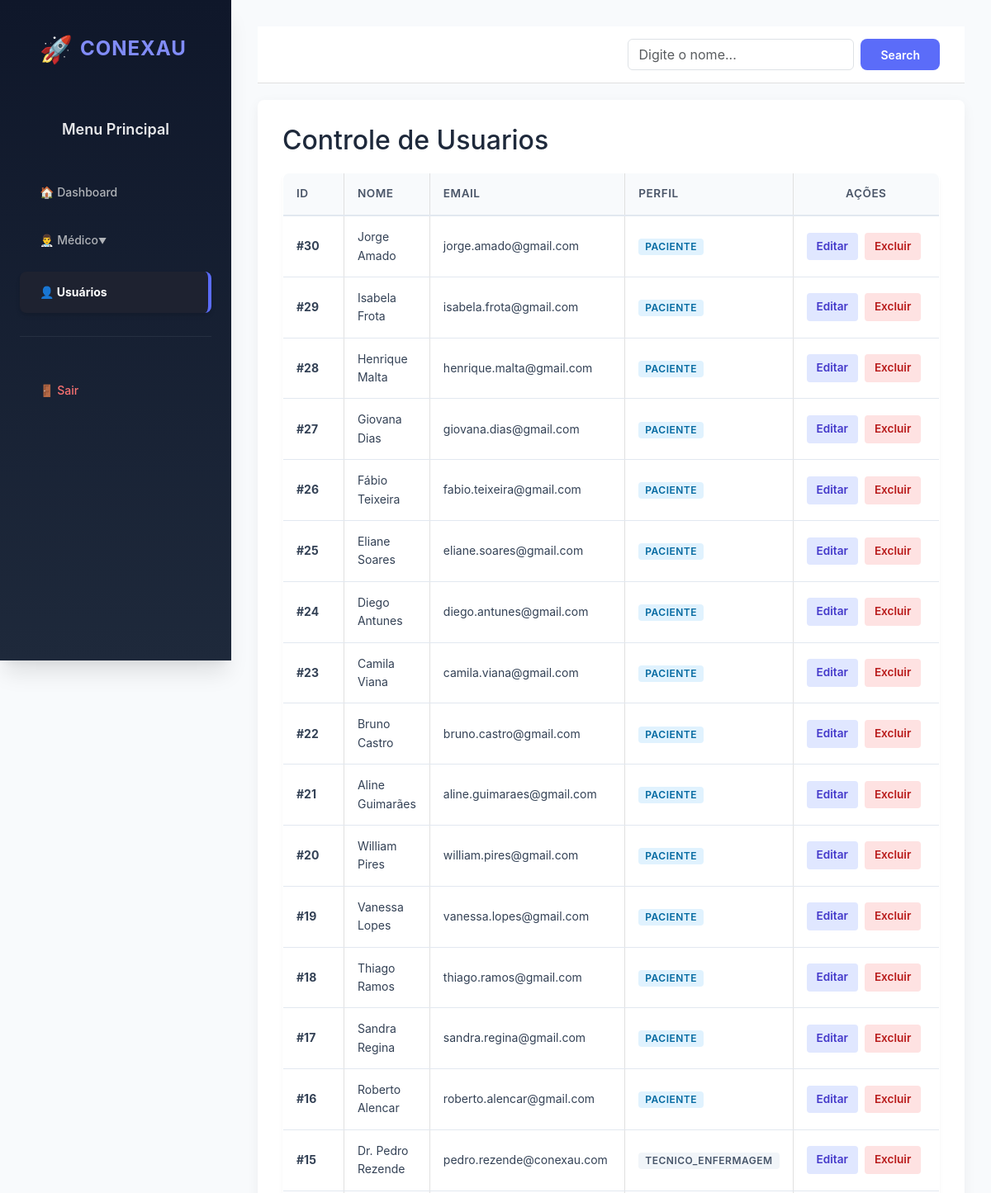
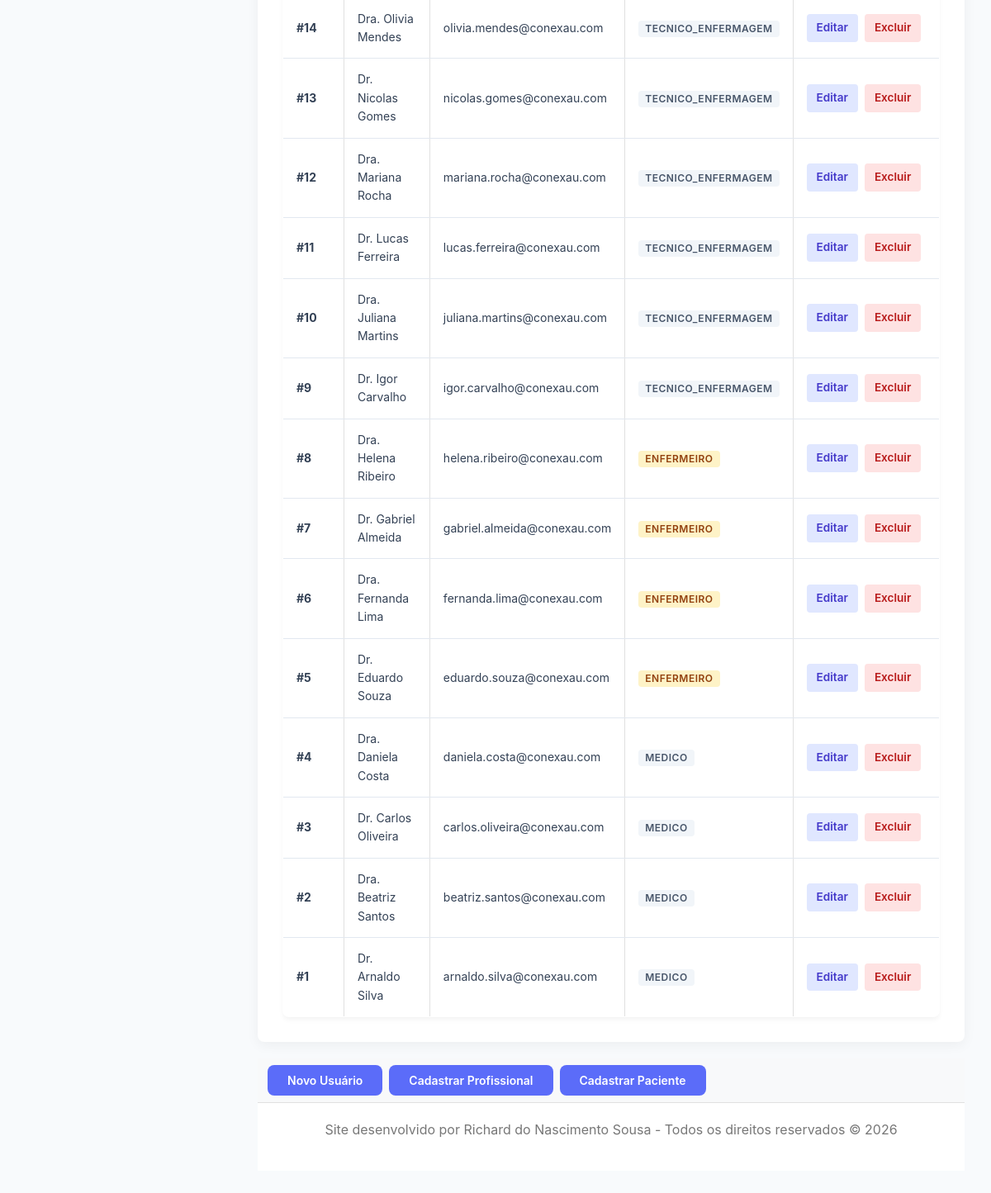
/index.php?controller=usuario&action=index (signed in), run on the app's committed database (2 pictures, top to bottom).
### tables this page shows
CREATE TABLE tbl_usuario (
  id bigint NOT NULL AUTO_INCREMENT,
  nome varchar(100) NOT NULL,
  email varchar(50) UNIQUE NOT NULL,
  senha varchar(255) NOT NULL,
  perfil varchar(50) NOT NULL,
  status varchar(50) NOT NULL DEFAULT 'ativo',
  PRIMARY KEY (id)
);

### app/controllers/UsuarioController.php (called while the page is built, shortened)
<?php
class UsuarioController {
    private $usuarioModel;
    public function __construct() {
        $this->usuarioModel = new Usuario();
    }
    public function index() {
        $usuarios = $this->usuarioModel->all();
        require_once __DIR__ . '/../views/usuarios/index.php';
    }
}

### config/Database.php (called while the page is built)
<?php
class Database {
    private static $host = "localhost";
    private static $dbname = "conexau";
    private static $user = "root";
    private static $pass = "";
    private static $conexao = null;
    public static function getConnection() {
        if (self::$conexao === null) {
            try {
                self::$conexao = new PDO(
                    "mysql:host=" . self::$host . ";dbname=" . self::$dbname . ";charset=utf8",
                    self::$user,
                    self::$pass,
                    [
                        PDO::ATTR_ERRMODE => PDO::ERRMODE_EXCEPTION,
                        PDO::ATTR_DEFAULT_FETCH_MODE => PDO::FETCH_ASSOC
                    ]
                );
            } catch (PDOException $e) {
                die("Erro na conexão com o banco de dados: " . $e->getMessage());
            }
        }
        return self::$conexao;
    }
}

### app/models/Model.php (called while the page is built, shortened)
<?php
require_once __DIR__ . '/../../config/Database.php';
abstract class Model {
    protected PDO $db;
    protected $table;
    protected $primaryKey = 'id';
    public function __construct() {
        $this->db = Database::getConnection();
    }
    public function all() {
        $sql = "SELECT * FROM {$this->table} WHERE status = 'ativo' ORDER BY {$this->primaryKey} DESC";
        $stmt = $this->db->query($sql);
        return $stmt->fetchAll(PDO::FETCH_ASSOC);
    }
}

### app/views/usuarios/content.php (the view, shortened to what this page needs)
<div class="management-container">
    <h2>Controle de Usuarios</h2>
    <table class="user-table">
        <thead>
            <tr>
                <th style="width: 80px;">ID</th>
                <th>Nome</th>
                <th>Email</th>
                <th>Perfil</th>
                <th style="width: 180px; text-align: center;">Ações</th>
            </tr>
        </thead>
        <tbody>
            <?php if (empty($usuarios)): ?>
                <tr>
                    <td colspan="5" style="text-align: center; color: #64748b; padding: 30px;">
                        Nenhum registro encontrado no sistema.
                    </td>
                </tr>
            <?php else: ?>
                <?php foreach ($usuarios as $u): ?>
                    <tr>
                        <td><strong>#<?= (int)$u['id'] ?></strong></td>
                        <td><?= htmlspecialchars($u['nome'], ENT_QUOTES, 'UTF-8') ?></td>
                        <td><?= htmlspecialchars($u['email'], ENT_QUOTES, 'UTF-8') ?></td>
                        <td>
                            <?php
                                $perfilLow = mb_strtolower($u['perfil']);
                                $badgeClass = 'badge-default';
                                if (str_contains($perfilLow, 'admin')) $badgeClass = 'badge-admin';
                                elseif (str_contains($perfilLow, 'enfermeiro')) $badgeClass = 'badge-enfermeiro';
                                elseif (str_contains($perfilLow, 'paciente')) $badgeClass = 'badge-paciente';
                            ?>
                            <span class="badge <?= $badgeClass ?>">
                                <?= htmlspecialchars($u['perfil'], ENT_QUOTES, 'UTF-8') ?>
                            </span>
                        </td>
                        <td>
                            <div class="action-buttons">
                                <a href="index.php?controller=usuario&action=editar&id=<?= (int)$u['id'] ?>" class="btn-action btn-edit">Editar</a>
                                <a href="index.php?controller=usuario&action=excluir&id=<?= (int)$u['id'] ?>" class="btn-action btn-delete" onclick="return confirm('Deseja realmente excluir este usuário?')">Excluir</a>
                            </div>
                        </td>
                    </tr>
                <?php endforeach; ?>
            <?php endif; ?>
        </tbody>
    </table>
</div>

### public/Assets/css/index.css (style rules this page uses)
* { margin: 0; padding: 0; box-sizing: border-box; }
body { display: flex; min-height: 100vh; font-family: 'Segoe UI', sans-serif; background: #f4f6f9; }
.user-table { width: 100%; border-collapse: collapse; margin-top: 20px; }
.user-table th, .user-table td { padding: 12px; border: 1px solid #e0e0e0; text-align: left; }
.user-table th { background: #f4f6f9; }

### public/Assets/css/app.css (style rules this page uses)
:root { --primary: #6366f1; --primary-dark: #4f46e5; --primary-light: #818cf8; --accent: #06b6d4; --accent-dark: #0891b2; --accent-light: #22d3ee; --success: #10b981; --success-dark: #059669; --success-light: #34d399; --warning: #f59e0b; --warning-dark: #d97706; --warning-light: #fbbf24; --error: #ef4444; --error-dark: #dc2626; --error-light: #f87171; --gray-50: #f9fafb; --gray-100: #f3f4f6; --gray-200: #e5e7eb; --gray-300: #d1d5db; --gray-400: #9ca3af; --gray-500: #6b7280; --gray-600: #4b5563; --gray-700: #374151; --gray-800: #1f2937; --gray-900: #111827; --bg-primary: #f8fafc; --bg-secondary: #ffffff; --bg-sidebar: #0f172a; --text-primary: #1e293b; --text-secondary: #64748b; --text-muted: #94a3b8; --text-light: #ffffff; --shadow-sm: 0 1px 2px 0 rgba(0, 0, 0, 0.05); --shadow: 0 4px 6px -1px rgba(0, 0, 0, 0.1), 0 2px 4px -1px rgba(0, 0, 0, 0.06); --shadow-md: 0 10px 15px -3px rgba(0, 0, 0, 0.1), 0 4px 6px -2px rgba(0, 0, 0, 0.05); --shadow-lg: 0 20px 25px -5px rgba(0, 0, 0, 0.1), 0 10px 10px -5px rgba(0, 0, 0, 0.04); --border-color: #e2e8f0; --border-radius-sm: 6px; --border-radius: 8px; --border-radius-md: 12px; --border-radius-lg: 16px; --border-radius-xl: 24px; --spacing-xs: 4px; --spacing-sm: 8px; --spacing-md: 16px; --spacing-lg: 24px; --spacing-xl: 32px; --spacing-2xl: 48px; --font-family: 'Inter', -apple-system, BlinkMacSystemFont, 'Segoe UI', Roboto, 'Helvetica Neue', Arial, sans-serif; --font-size-xs: 12px; --font-size-sm: 14px; --font-size-base: 16px; --font-size-lg: 18px; --font-size-xl: 20px; --font-size-2xl: 24px; --font-size-3xl: 30px; --font-size-4xl: 36px; --transition-fast: 150ms ease; --transition: 250ms ease; --transition-slow: 350ms ease; }
* { margin: 0; padding: 0; box-sizing: border-box; }
html { font-size: 16px; scroll-behavior: smooth; }
body { font-family: var(--font-family); background-color: var(--bg-primary); color: var(--text-primary); line-height: 1.6; -webkit-font-smoothing: antialiased; -moz-osx-font-smoothing: grayscale; }
table { width: 100%; border-collapse: collapse; text-align: left; }
th { background: var(--gray-50); color: var(--text-secondary); padding: var(--spacing-md) var(--spacing-lg); font-size: var(--font-size-sm); font-weight: 600; text-transform: uppercase; letter-spacing: 0.5px; border-bottom: 2px solid var(--border-color); }
td { padding: var(--spacing-md) var(--spacing-lg); border-bottom: 1px solid var(--border-color); font-size: var(--font-size-sm); color: var(--text-primary); }
tr:last-child td { border-bottom: none; }
.badge { display: inline-block; padding: var(--spacing-xs) var(--spacing-md); border-radius: var(--border-radius-xl); font-size: var(--font-size-xs); font-weight: 600; text-transform: uppercase; letter-spacing: 0.5px; }

### app/views/usuarios/index.php (style rules this page uses)
.user-table { width: 100%; border-collapse: separate; border-spacing: 0; margin-top: 20px; background: white; border-radius: 8px; overflow: hidden; box-shadow: 0 4px 6px -1px rgba(0, 0, 0, 0.05); border: 1px solid #e2e8f0; transition: background 0.3s, border-color 0.3s; }
.user-table th, .user-table td { padding: 14px 16px; text-align: left; border-bottom: 1px solid #e2e8f0; transition: border-color 0.3s; }
.user-table th { background: #f8fafc; font-size: 0.85rem; font-weight: 600; color: #64748b; text-transform: uppercase; letter-spacing: 0.5px; }
.user-table tbody tr:last-child td { border-bottom: none; }
.action-buttons a { text-decoration: none; font-size: 0.85rem; font-weight: 600; padding: 6px 12px; border-radius: 4px; transition: 0.2s; display: inline-block; }
.action-buttons .btn-edit { background: #e0e7ff; color: #4338ca; }
.action-buttons .btn-delete { background: #fee2e2; color: #b91c1c; }

### data on the page
tbl_usuario: id "30", nome "Jorge Amado", email "jorge.amado@gmail.com", perfil "PACIENTE"
tbl_usuario: id "29", nome "Isabela Frota", email "isabela.frota@gmail.com", perfil "PACIENTE"
tbl_usuario: id "28", nome "Henrique Malta", email "henrique.malta@gmail.com", perfil "PACIENTE"
tbl_usuario: id "27", nome "Giovana Dias", email "giovana.dias@gmail.com", perfil "PACIENTE"
tbl_usuario: id "26", nome "Fábio Teixeira", email "fabio.teixeira@gmail.com", perfil "PACIENTE"
tbl_usuario: id "25", nome "Eliane Soares", email "eliane.soares@gmail.com", perfil "PACIENTE"
tbl_usuario: id "24", nome "Diego Antunes", email "diego.antunes@gmail.com", perfil "PACIENTE"
tbl_usuario: id "23", nome "Camila Viana", email "camila.viana@gmail.com", perfil "PACIENTE"
tbl_usuario: id "22", nome "Bruno Castro", email "bruno.castro@gmail.com", perfil "PACIENTE"
tbl_usuario: id "21", nome "Aline Guimarães", email "aline.guimaraes@gmail.com", perfil "PACIENTE"
tbl_usuario: id "20", nome "William Pires", email "william.pires@gmail.com", perfil "PACIENTE"
tbl_usuario: id "19", nome "Vanessa Lopes", email "vanessa.lopes@gmail.com", perfil "PACIENTE"
tbl_usuario: id "18", nome "Thiago Ramos", email "thiago.ramos@gmail.com", perfil "PACIENTE"
tbl_usuario: id "17", nome "Sandra Regina", email "sandra.regina@gmail.com", perfil "PACIENTE"
tbl_usuario: id "16", nome "Roberto Alencar", email "roberto.alencar@gmail.com", perfil "PACIENTE"
tbl_usuario: id "15", nome "Dr. Pedro Rezende", email "pedro.rezende@conexau.com", perfil "TECNICO_ENFERMAGEM"
tbl_usuario: id "14", nome "Dra. Olivia Mendes", email "olivia.mendes@conexau.com", perfil "TECNICO_ENFERMAGEM"
tbl_usuario: id "13", nome "Dr. Nicolas Gomes", email "nicolas.gomes@conexau.com", perfil "TECNICO_ENFERMAGEM"
tbl_usuario: id "12", nome "Dra. Mariana Rocha", email "mariana.rocha@conexau.com", perfil "TECNICO_ENFERMAGEM"
tbl_usuario: id "11", nome "Dr. Lucas Ferreira", email "lucas.ferreira@conexau.com", perfil "TECNICO_ENFERMAGEM"
tbl_usuario: id "10", nome "Dra. Juliana Martins", email "juliana.martins@conexau.com", perfil "TECNICO_ENFERMAGEM"
tbl_usuario: id "9", nome "Dr. Igor Carvalho", email "igor.carvalho@conexau.com", perfil "TECNICO_ENFERMAGEM"
tbl_usuario: id "8", nome "Dra. Helena Ribeiro", email "helena.ribeiro@conexau.com", perfil "ENFERMEIRO"
tbl_usuario: id "7", nome "Dr. Gabriel Almeida", email "gabriel.almeida@conexau.com", perfil "ENFERMEIRO"
tbl_usuario: id "6", nome "Dra. Fernanda Lima", email "fernanda.lima@conexau.com", perfil "ENFERMEIRO"
tbl_usuario: id "5", nome "Dr. Eduardo Souza", email "eduardo.souza@conexau.com", perfil "ENFERMEIRO"
tbl_usuario: id "4", nome "Dra. Daniela Costa", email "daniela.costa@conexau.com", perfil "MEDICO"
tbl_usuario: id "3", nome "Dr. Carlos Oliveira", email "carlos.oliveira@conexau.com", perfil "MEDICO"
tbl_usuario: id "2", nome "Dra. Beatriz Santos", email "beatriz.santos@conexau.com", perfil "MEDICO"
tbl_usuario: id "1", nome "Dr. Arnaldo Silva", email "arnaldo.silva@conexau.com", perfil "MEDICO"
